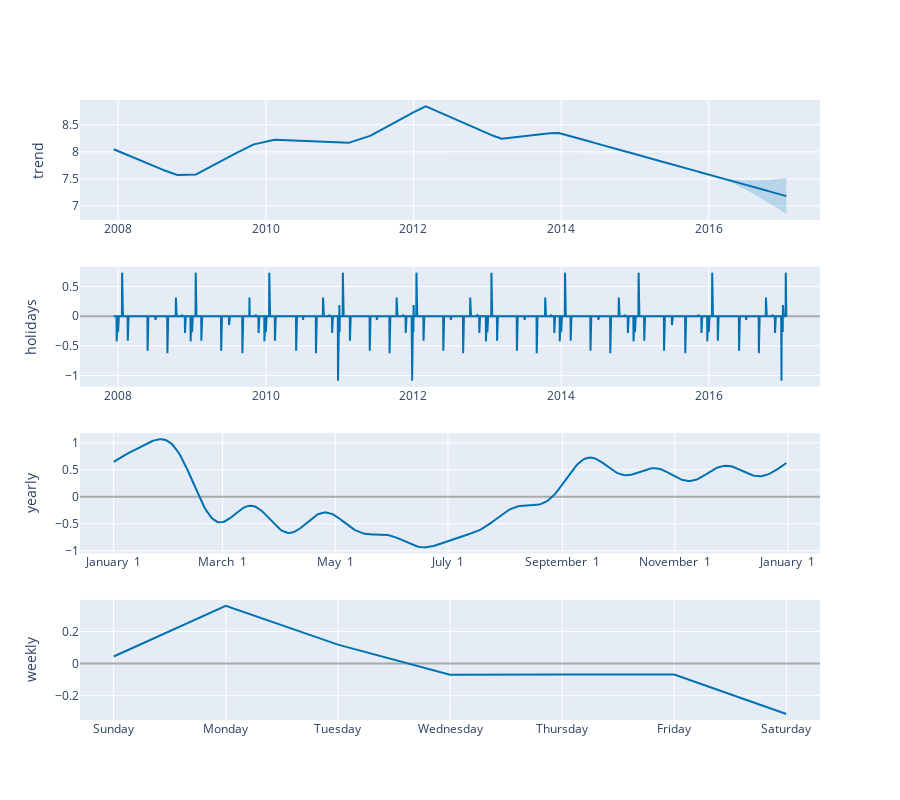

Notebook source saved alongside this figure:
### Code cell
plot_components_plotly(m, forecast)

### Figure 1 — Plotly figure (JSON) as saved in the notebook; plotly's stock layout.template omitted (floating-point values rounded to 4 significant figures; data arrays with more than 128 entries replaced by an {"elided": "..."} marker saying what was removed)
{"data": [{"line": {"color": "#0072B2", "width": 2}, "mode": "lines", "name": "trend", "type": "scatter", "x": {"elided": "3270 str values"}, "xaxis": "x", "y": {"elided": "3270 float values"}, "yaxis": "y"}, {"line": {"color": "rgba(0, 114, 178, 0.2)", "width": 0}, "mode": "lines", "name": "trend_upper", "type": "scatter", "x": {"elided": "3270 str values"}, "xaxis": "x", "y": {"elided": "3270 float values"}, "yaxis": "y"}, {"fill": "tonexty", "fillcolor": "rgba(0, 114, 178, 0.2)", "line": {"color": "rgba(0, 114, 178, 0.2)", "width": 0}, "mode": "lines", "name": "trend_lower", "type": "scatter", "x": {"elided": "3270 str values"}, "xaxis": "x", "y": {"elided": "3270 float values"}, "yaxis": "y"}, {"line": {"color": "#0072B2", "width": 2}, "mode": "lines", "name": "holidays", "text": {"elided": "3270 str values"}, "type": "scatter", "x": {"elided": "3270 str values"}, "xaxis": "x2", "y": {"elided": "3270 float values"}, "yaxis": "y2"}, {"line": {"color": "#0072B2", "width": 2}, "mode": "lines", "name": "yearly", "type": "scatter", "x": {"elided": "365 str values"}, "xaxis": "x3", "y": {"elided": "365 float values"}, "yaxis": "y3"}, {"line": {"color": "#0072B2", "width": 2}, "mode": "lines", "name": "weekly", "type": "scatter", "x": ["2017-01-01T00:00:00", "2017-01-02T00:00:00", "2017-01-03T00:00:00", "2017-01-04T00:00:00", "2017-01-05T00:00:00", "2017-01-06T00:00:00", "2017-01-07T00:00:00"], "xaxis": "x4", "y": [0.044, 0.3598, 0.1178, -0.07002, -0.06846, -0.0682, -0.3149], "yaxis": "y4"}], "layout": {"height": 800, "showlegend": false, "width": 900, "xaxis": {"anchor": "y", "domain": [0, 1], "range": ["2007-06-26T14:24:00", "2017-07-04T09:36:00"], "type": "date"}, "xaxis2": {"anchor": "y2", "domain": [0, 1], "range": ["2007-06-26T14:24:00", "2017-07-04T09:36:00"], "type": "date"}, "xaxis3": {"anchor": "y3", "domain": [0, 1], "range": ["2016-12-13T18:54:02.958904115", "2018-01-18T11:04:57.863013581"], "tickformat": "%B %e", "type": "date"}, "xaxis4": {"anchor": "y4", "domain": [0, 1], "range": ["2016-12-31T16:48:00", "2017-01-07T07:12:00"], "tickformat": "%A", "type": "date"}, "yaxis": {"anchor": "x", "domain": [0.8063, 1], "rangemode": "normal", "title": {"text": "trend"}, "zerolinecolor": "#AAA"}, "yaxis2": {"anchor": "x2", "domain": [0.5375, 0.7312], "rangemode": "tozero", "title": {"text": "holidays"}, "zerolinecolor": "#AAA"}, "yaxis3": {"anchor": "x3", "domain": [0.2687, 0.4625], "title": {"text": "yearly"}, "zerolinecolor": "#AAA"}, "yaxis4": {"anchor": "x4", "domain": [0, 0.1938], "title": {"text": "weekly"}, "zerolinecolor": "#AAA"}}}
